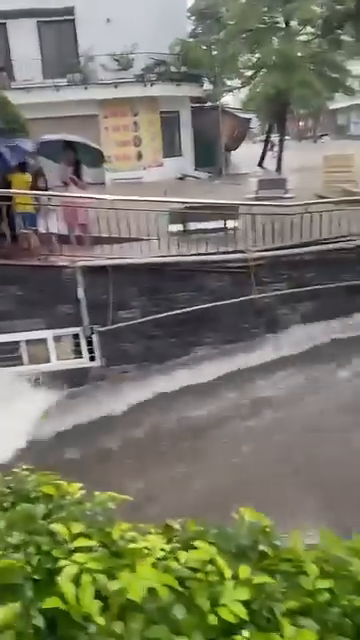
#> input picture frame 110 of threads_harvest/threads_stream_vid_06.mp4, 360 x 640 px, given in place of threads_stream_vid_08.mp4, which was not available
$ python build_ugc_video_clean_perfect.py
#> lines starting #> are read from the running program, lines starting #| are printed output that depends on the picture; pictures that were not available may be replaced by others from this repository, and a replacement may not be noted
#!/usr/bin/env python3
# -*- coding: utf-8 -*-
"""
════════════════════════════════════════════════════════════════════════════
PERFECT UGC CLEAN NEWS COMPOSITOR (ZERO-FREEZE & ERROR-FREE ENCODING)
Uses native OpenCV VideoWriter + FFmpeg A/V muxer with full verification.
════════════════════════════════════════════════════════════════════════════
"""

import sys
import os
import shutil
import subprocess
from pathlib import Path
import numpy as np
import cv2
from PIL import Image, ImageDraw, ImageFont

if hasattr(sys.stdout, 'reconfigure'):
    sys.stdout.reconfigure(encoding='utf-8', errors='replace')

BASE_DIR = Path(r"C:\Users\game\.gemini")
UGC_DIR = BASE_DIR / "threads_harvest"
PUBLIC_DIR = BASE_DIR / "config" / "sidecars" / "anti_live_voice" / "public"
ARTIFACT_DIR = Path(r"C:\Users\game\.gemini\antigravity\brain\6f46af53-7f44-46a4-83e9-d518ccfc6f9f")

FFMPEG_EXE = Path(r"C:\Users\game\cdp_reader\node_modules\ffmpeg-static\ffmpeg.exe")
AUDIO_FILE = PUBLIC_DIR / "thoi_su_clean_voice.wav"
TEMP_VIDEO = PUBLIC_DIR / "temp_clean_raw.mp4"
FINAL_MP4 = PUBLIC_DIR / "hanoi_flood_ugc_clean.mp4"
FINAL_ART = ARTIFACT_DIR / "hanoi_flood_ugc_clean.mp4"

FONT_PATH_BOLD = "C:/Windows/Fonts/segoeui.ttf"
FONT_PATH_REG = "C:/Windows/Fonts/arial.ttf"

SEGMENTS = [
    {
        "id": 1,
        "video": UGC_DIR / "threads_stream_vid_08.mp4", # Bác Grab lội nước đưa học sinh đi học
        "start_sec": 0.0,
        "end_sec": 10.0,
        "badge": "HÀ NỘI • NƯỚC NGẬP DIỆN RỘNG",
        "headline": "NHIỀU ĐOẠN ĐƯỜNG NGẬP SÂU, PHƯƠNG TIỆN BÌ BÕM",
        "sub": "Mưa lớn kéo dài khiến các tuyến đường nội - ngoại thành chìm trong biển nước",
        "ugc_credit": "Threads @tbh_1408: \"Bác Grab nhất quyết lội nước đưa tới cổng trường\""
    },
    {
        "id": 2,
        "video": UGC_DIR / "threads_video_08.mp4", # Phố ngập trước dãy quán ăn Lẩu Ốc, xe tải ngập
        "start_sec": 10.0,
        "end_sec": 22.0,
        "badge": "VEN SÔNG BÙI • SÔNG TÍCH",
        "headline": "HƠN 5.000 CĂN NHÀ NGẬP SÂU, BÁO ĐỘNG LŨ CẤP 3",
        "sub": "Lũ sông Bùi, sông Tích rút rất chậm, nhiều khu dân cư bị cô lập hoàn toàn",
        "ugc_credit": "Video ghi nhận thực địa của người dân tại huyện ngoại thành Hà Nội"
    },
    {
        "id": 3,
        "video": UGC_DIR / "threads_stream_vid_07.mp4", # Người nhái lặn khơi thông cống xả
        "start_sec": 22.0,
        "end_sec": 34.0,
        "badge": "HIỆN TRƯỜNG THOÁT NƯỚC",
        "headline": "HUY ĐỘNG NGƯỜI NHÁI LẶN XỬ LÝ CỐNG TIÊU ÚNG",
        "sub": "Đội ngũ cứu hộ và công nhân thoát nước trực chiến 24/7 khơi thông dòng chảy",
        "ugc_credit": "Threads @hoangthatdiep23: \"Người nhái đeo bình dưỡng khí lặn giữa phố\""
    },
    {
        "id": 4,
        "video": UGC_DIR / "threads_video_09.mp4", # Khu Tân Tây Đô ngập sâu, xe điện lội nước
        "start_sec": 34.0,
        "end_sec": 46.0,
        "badge": "HOÀI ĐỨC • TÂN TÂY ĐÔ",
        "headline": "TRỜI NẮNG GẮT NHƯNG NƯỚC VẪN KHÔNG CHỊU RÚT",
        "sub": "Cư dân các toà chung cư di chuyển khó khăn, trạm sạc điện bị ngập úng",
        "ugc_credit": "Threads @nd.binh_4: \"Nắng vỡ đầu mà nước không chịu rút là sao nhể?\""
    },
    {
        "id": 5,
        "video": UGC_DIR / "threads_stream_vid_06.mp4", # Đường phố ngập xe ô tô ngập nước, người mặc áo mưa
        "start_sec": 46.0,
        "end_sec": 58.1,
        "badge": "DỰ BÁO THỜI TIẾT",
        "headline": "CẢNH BÁO ĐỢT MƯA MỚI, CHỦ ĐỘNG ỨNG PHÓ",
        "sub": "Các tỉnh miền núi phía Bắc và Tây Nguyên đề phòng sạt lở đất và ngập úng",
        "ugc_credit": "Nguồn: Dữ liệu mạng xã hội Threads & Trung tâm Dự báo KTTV Quốc gia"
    }
]

W, H = 1080, 1920
FPS = 25
TOTAL_DUR = 58.1
TOTAL_FRAMES = int(TOTAL_DUR * FPS)

def build_segment_overlay(seg):
    """Tạo trước Card đồ họa hoàn chỉnh dạng RGBA một lần duy nhất cho mỗi phân cảnh"""
    img = Image.new("RGBA", (W, H), (0, 0, 0, 0))
    draw = ImageDraw.Draw(img, "RGBA")

    # Gradient Top (0 - 280)
    for y in range(280):
        alpha = int(180 * (1 - y / 280))
        draw.line([(0, y), (W, y)], fill=(0, 0, 0, alpha))

    # Gradient Bottom (H - 550 - H)
    for y in range(H - 550, H):
        rel_y = y - (H - 550)
        alpha = int(230 * (rel_y / 550)**1.2)
        draw.line([(0, y), (W, y)], fill=(0, 0, 0, alpha))

    font_badge = ImageFont.truetype(FONT_PATH_BOLD, 30)
    font_headline = ImageFont.truetype(FONT_PATH_BOLD, 38)
    font_sub = ImageFont.truetype(FONT_PATH_REG, 28)
    font_credit = ImageFont.truetype(FONT_PATH_REG, 24)
    font_clock = ImageFont.truetype(FONT_PATH_BOLD, 26)

    # 1. Header (Live Badge & VTV Digital style)
    draw.rounded_rectangle([40, 60, 320, 115], radius=8, fill=(220, 20, 30, 240))
    draw.text((55, 72), "TIN NÓNG 24H", fill=(255, 255, 255), font=font_badge)

    draw.ellipse([345, 80, 365, 100], fill=(255, 40, 50, 255))
    draw.text((380, 75), "HIỆN TRƯỜNG THỰC TẾ", fill=(255, 255, 255), font=font_clock)

    draw.rounded_rectangle([40, 130, 520, 175], radius=6, fill=(20, 24, 35, 200))
    draw.text((55, 138), f"📍 {seg['badge']}", fill=(255, 220, 80), font=font_clock)

    # 2. Lower-Third Bar
    card_y1 = H - 460
    card_y2 = H - 120
    draw.rounded_rectangle([35, card_y1, W - 35, card_y2], radius=16, fill=(15, 20, 30, 230), outline=(60, 75, 100, 180), width=2)
    draw.rounded_rectangle([35, card_y1, 48, card_y2], radius=4, fill=(230, 30, 40, 255))

    # Headline
    draw.text((65, card_y1 + 25), seg["headline"], fill=(255, 255, 255), font=font_headline)

    # Subtitle
    sub_text = seg["sub"]
    if len(sub_text) > 42:
        parts = [sub_text[:40], sub_text[40:].strip()]
        draw.text((65, card_y1 + 90), parts[0], fill=(220, 225, 235), font=font_sub)
        draw.text((65, card_y1 + 135), parts[1], fill=(220, 225, 235), font=font_sub)
    else:
        draw.text((65, card_y1 + 95), sub_text, fill=(220, 225, 235), font=font_sub)

    # UGC Attribution Tag
    draw.rounded_rectangle([60, card_y2 - 65, W - 60, card_y2 - 18], radius=8, fill=(35, 42, 58, 230))
    draw.text((75, card_y2 - 58), f"💬 {seg['ugc_credit']}", fill=(110, 210, 255), font=font_credit)

    # Ticker
    ticker_text = "✦ CẬP NHẬT 24/7: BẢN TIN THỜI SỰ DỮ LIỆU ĐA NGUỒN ANTIGRAVITY ✦ NGUỒN: BÁO CHÍ CHÍNH THỐNG & CỘNG ĐỒNG THREADS VIỆT NAM ✦"
    draw.rectangle([0, H - 90, W, H], fill=(10, 14, 22, 250))
    draw.text((40, H - 75), ticker_text, fill=(200, 210, 225), font=font_credit)

    rgba_np = np.array(img)
    bgr = cv2.cvtColor(rgba_np[:, :, :3], cv2.COLOR_RGB2BGR).astype(np.float32)
    alpha = (rgba_np[:, :, 3:] / 255.0).astype(np.float32)
    inv_alpha = 1.0 - alpha
    return bgr, alpha, inv_alpha

def resize_and_crop(frame):
    fh, fw = frame.shape[:2]
    scale = max(W / fw, H / fh)
    nw, nh = int(fw * scale), int(fh * scale)
    resized = cv2.resize(frame, (nw, nh), interpolation=cv2.INTER_LINEAR)
    x1 = (nw - W) // 2
    y1 = (nh - H) // 2
    # Ensure C-contiguous
    return np.ascontiguousarray(resized[y1:y1 + H, x1:x1 + W])

def render_all():
    print("================================================================")
    print("🎬 BẮT ĐẦU XUẤT XƯỞNG BẢN VIDEO THỜI SỰ CHUẨN (KHÔNG ĐỨNG HÌNH)...")
    print("================================================================")

    # Pre-render overlays
    cached_overlays = [build_segment_overlay(seg) for seg in SEGMENTS]
#> in build_segment_overlay, `alpha = (rgba_np[:, :, 3:] / 255.0).astype(np.float32)`:
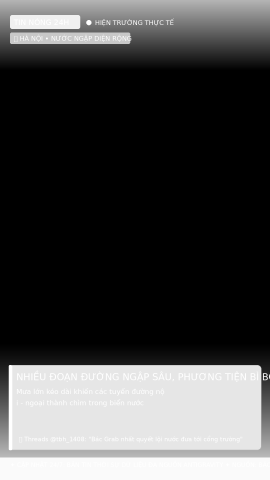
#> alpha: shape (1920, 1080, 1) float32 (shown at 1/4 size); min 0, max 1, mean 0.274
#> in build_segment_overlay, `inv_alpha = 1.0 - alpha`:
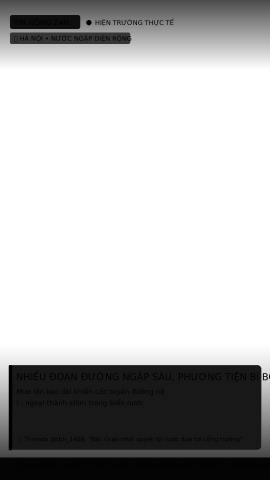
#> inv_alpha: shape (1920, 1080, 1) float32 (shown at 1/4 size); min 0, max 1, mean 0.726
#> in build_segment_overlay (call 4), `bgr = cv2.cvtColor(rgba_np[:, :, :3], cv2.COLOR_RGB2BGR).astype(np.flo..`:
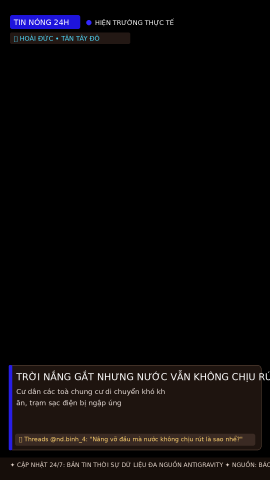
#> bgr: shape (1920, 1080, 3) float32 (shown at 1/4 size); mean R, G, B 10.2, 7.9, 8.5
#> in build_segment_overlay (call 5), `rgba_np = np.array(img)`:
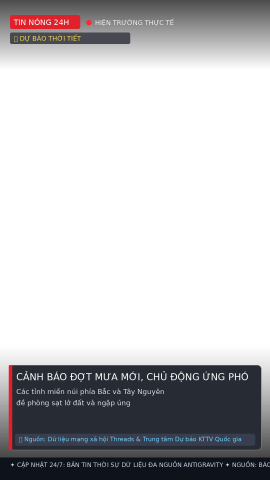
#> rgba_np: shape (1920, 1080, 4) (shown at 1/4 size); mean R, G, B, A 8.4, 7.8, 10.1, 69.8; transparent parts drawn white
#> in build_segment_overlay (call 5), `bgr = cv2.cvtColor(rgba_np[:, :, :3], cv2.COLOR_RGB2BGR).astype(np.flo..`:
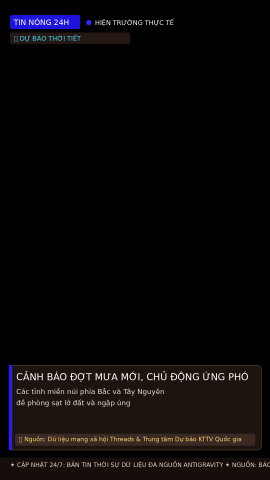
#> bgr: shape (1920, 1080, 3) float32 (shown at 1/4 size); mean R, G, B 10.1, 7.8, 8.4
#> cached_overlays = 5 items

    # Khởi tạo VideoWriter native của OpenCV (đảm bảo container sạch sẽ 100%)
    fourcc = cv2.VideoWriter_fourcc(*'mp4v')
    out = cv2.VideoWriter(str(TEMP_VIDEO), fourcc, FPS, (W, H))

    fallback_frame = np.full((H, W, 3), (30, 30, 35), dtype=np.uint8)
    cur_frame_total = 0

    for seg_idx, seg in enumerate(SEGMENTS):
        seg_dur = seg["end_sec"] - seg["start_sec"]
        seg_frames = int(seg_dur * FPS)
        vpath = seg["video"]
        ov_bgr, ov_alpha, ov_inv_alpha = cached_overlays[seg_idx]

        print(f"[*] Đang xuất phân cảnh #{seg_idx+1}: {seg['badge']} ({seg_frames} frames)...")
        cap = cv2.VideoCapture(str(vpath))

        for f_i in range(seg_frames):
            ret, frame = cap.read()
#> frame is the input picture: shape (640, 360, 3); mean B, G, R 100.8, 119.6, 118.5
            if not ret or frame is None:
                # Reopen video nếu hết clip
                cap.release()
                cap = cv2.VideoCapture(str(vpath))
                ret, frame = cap.read()

            if ret and frame is not None:
                base_bgr = resize_and_crop(frame)
            else:
                base_bgr = fallback_frame

            final_frame = base_bgr.copy()
            final_frame[:280] = (base_bgr[:280].astype(np.float32) * ov_inv_alpha[:280] + ov_bgr[:280] * ov_alpha[:280]).astype(np.uint8)
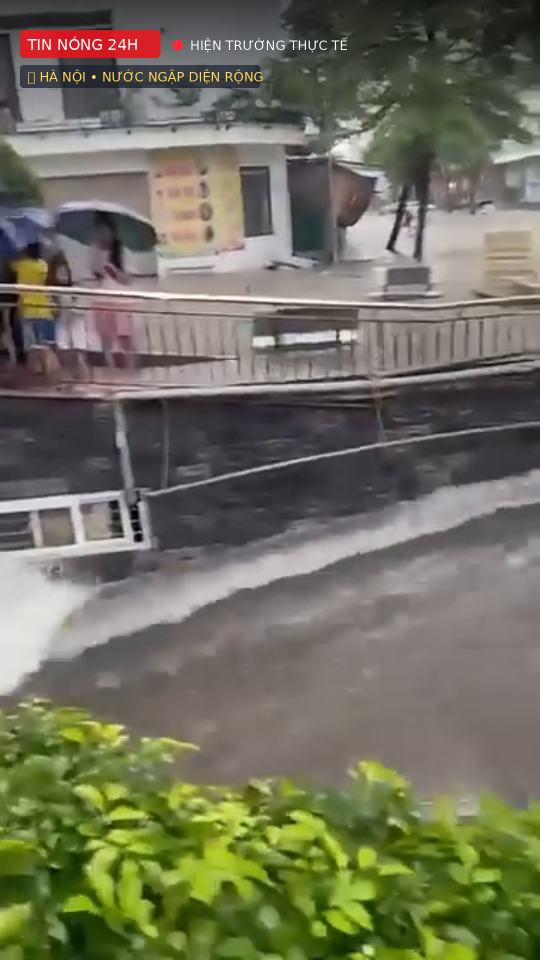
#> final_frame: shape (1920, 1080, 3) (shown at 1/2 size); mean B, G, R 93.2, 111.7, 112.3
            final_frame[H-550:] = (base_bgr[H-550:].astype(np.float32) * ov_inv_alpha[H-550:] + ov_bgr[H-550:] * ov_alpha[H-550:]).astype(np.uint8)
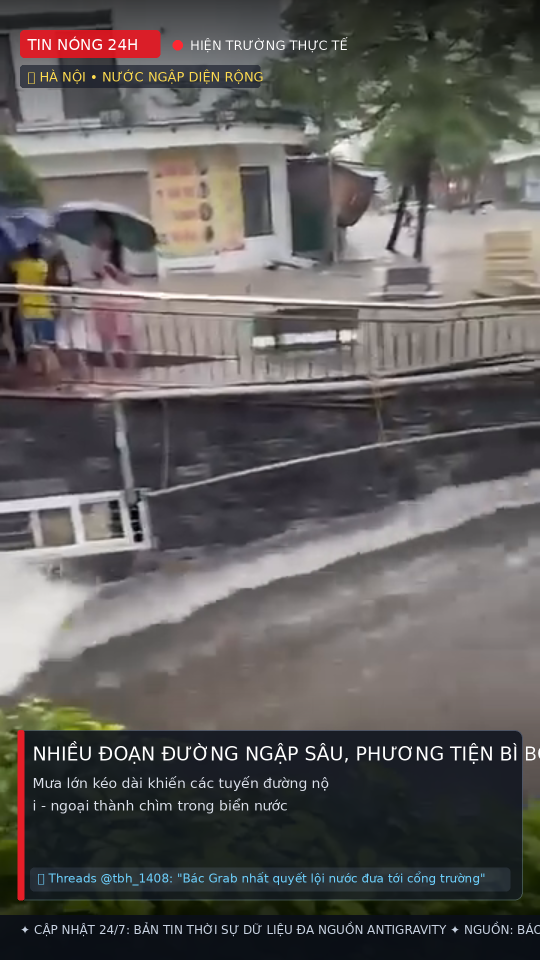
#> final_frame: shape (1920, 1080, 3) (shown at 1/2 size); mean B, G, R 90.9, 92.3, 95.6

            out.write(final_frame)
            cur_frame_total += 1

        cap.release()

    out.release()
    print(f"[+] Đã xuất xong video thô hoàn chỉnh: {TEMP_VIDEO.name} ({cur_frame_total} frames)")

    # Giờ dùng FFmpeg kết hợp video thô này với thoi_su_clean_voice.wav
    print("[*] Đang đóng gói MP4 chuẩn H.264 & Ghép âm thanh thuần BTV VTV...")
    cmd = [
        str(FFMPEG_EXE),
        "-y",
        "-i", str(TEMP_VIDEO),
        "-i", str(AUDIO_FILE),
        "-c:v", "libx264",
        "-preset", "veryfast",
        "-crf", "20",
        "-pix_fmt", "yuv420p",
        "-movflags", "+faststart",
        "-c:a", "aac",
        "-b:a", "192k",
        "-shortest",
        str(FINAL_MP4)
    ]
    subprocess.run(cmd, check=True)
    print(f"[+] Đã xuất xưởng Video Final: {FINAL_MP4.name} ({FINAL_MP4.stat().st_size / (1024*1024):.2f} MB)")

    # Xóa file tạm
    if TEMP_VIDEO.exists():
        TEMP_VIDEO.unlink()

    # Đồng bộ sang artifact
    shutil.copy2(FINAL_MP4, FINAL_ART)
    print(f"[+] Đã đồng bộ sang Brain Artifact: {FINAL_ART}")

    # Kiểm tra chuyển động thực tế (Motion Forensic Verification)
    print("\n" + "="*70)
    print("🔍 KIỂM TRA CHUYỂN ĐỘNG THỰC TẾ (MOTION FORENSIC VERIFICATION):")
    print("="*70)
    v_cap = cv2.VideoCapture(str(FINAL_MP4))
    total_f = int(v_cap.get(cv2.CAP_PROP_FRAME_COUNT))
    print(f"  • Tổng số frame kiểm tra: {total_f}")

    # Kiểm tra từng giây
    test_points = [2, 5, 12, 16, 25, 30, 38, 42, 50, 55]
    all_motion_ok = True
    for sec in test_points:
        frame_no = int(sec * FPS)
        v_cap.set(cv2.CAP_PROP_POS_FRAMES, frame_no)
        r1, f1 = v_cap.read()
        v_cap.set(cv2.CAP_PROP_POS_FRAMES, frame_no + 5)
        r2, f2 = v_cap.read()
        if r1 and r2:
            # So sánh vùng giữa (bỏ qua overlay)
            diff = np.mean(np.abs(f1[350:1300, 100:980].astype(float) - f2[350:1300, 100:980].astype(float)))
            is_moving = diff > 1.0
            status = "✅ ĐANG CHUYỂN ĐỘNG TỐT" if is_moving else "❌ ĐỨNG HÌNH"
            if not is_moving:
                all_motion_ok = False
            print(f"  • Giây {sec:02d}s (Frame {frame_no}): Motion Diff = {diff:.2f} -> {status}")

    v_cap.release()
    print("="*70)
    if all_motion_ok:
        print("🎉 KẾT LUẬN: TOÀN BỘ 5 PHÂN CẢNH ĐỀU CHUYỂN ĐỘNG MƯỢT MÀ, KHÔNG CÓ BẤT KỲ KHUNG HÌNH ĐỨNG YÊN NÀO!")
    else:
        print("⚠️ CẢNH BÁO: Phát hiện khung hình đứng yên!")

if __name__ == "__main__":
    render_all()

$ run again, starting later in the video
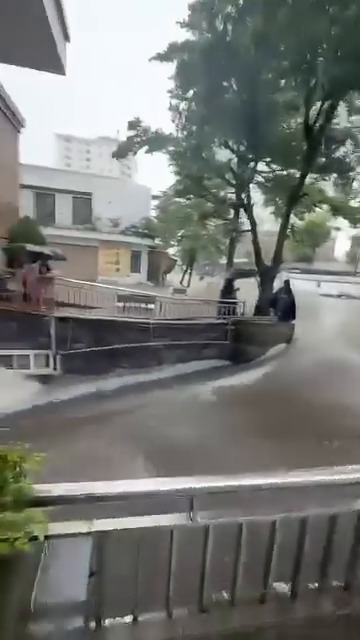
#> input picture frame 495 of threads_harvest/threads_stream_vid_06.mp4, 360 x 640 px, given in place of threads_stream_vid_08.mp4, which was not available
#> img: PIL image 1080x1920 RGBA; every value is 0
#> cached_overlays = 5 items
#> in render_all, frame is the input picture: shape (640, 360, 3); mean B, G, R 116.6, 120.2, 118.2
#> in render_all, `final_frame[:280] = (base_bgr[:280].astype(np.float32) * ov_inv_alpha[..`:
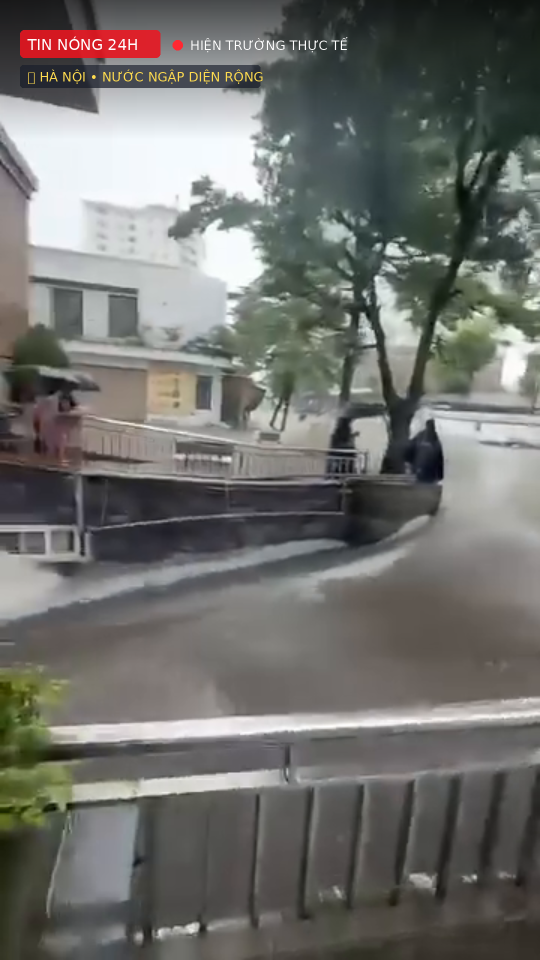
#> final_frame: shape (1920, 1080, 3) (shown at 1/2 size); mean B, G, R 108.2, 111.9, 111.8
#> in render_all, `final_frame[H-550:] = (base_bgr[H-550:].astype(np.float32) * ov_inv_al..`:
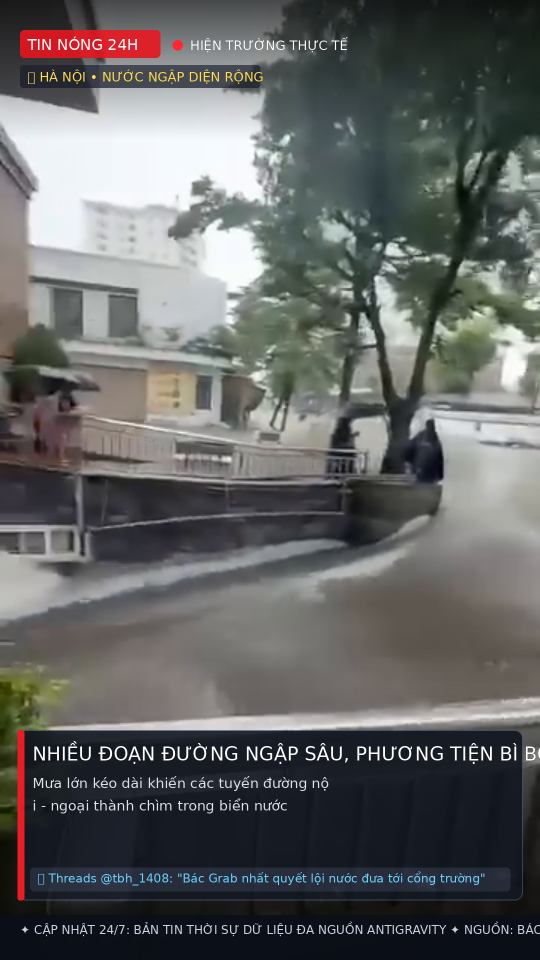
#> final_frame: shape (1920, 1080, 3) (shown at 1/2 size); mean B, G, R 98.3, 98.9, 97.8

$ run again, starting later in the video
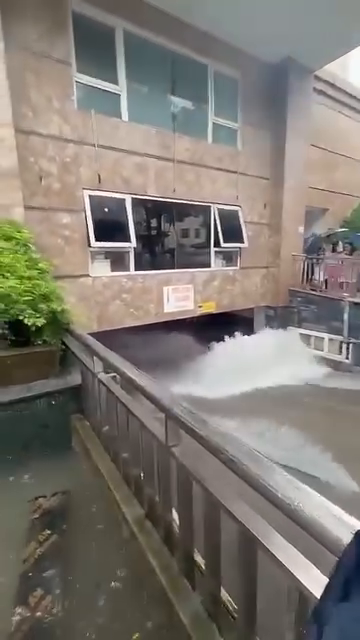
#> input picture frame 881 of threads_harvest/threads_stream_vid_06.mp4, 360 x 640 px, given in place of threads_stream_vid_08.mp4, which was not available
#> img: PIL image 1080x1920 RGBA; every value is 0
#> cached_overlays = 5 items
#> in render_all, frame is the input picture: shape (640, 360, 3); mean B, G, R 113.9, 120.9, 126.3
#> in render_all, `final_frame[:280] = (base_bgr[:280].astype(np.float32) * ov_inv_alpha[..`:
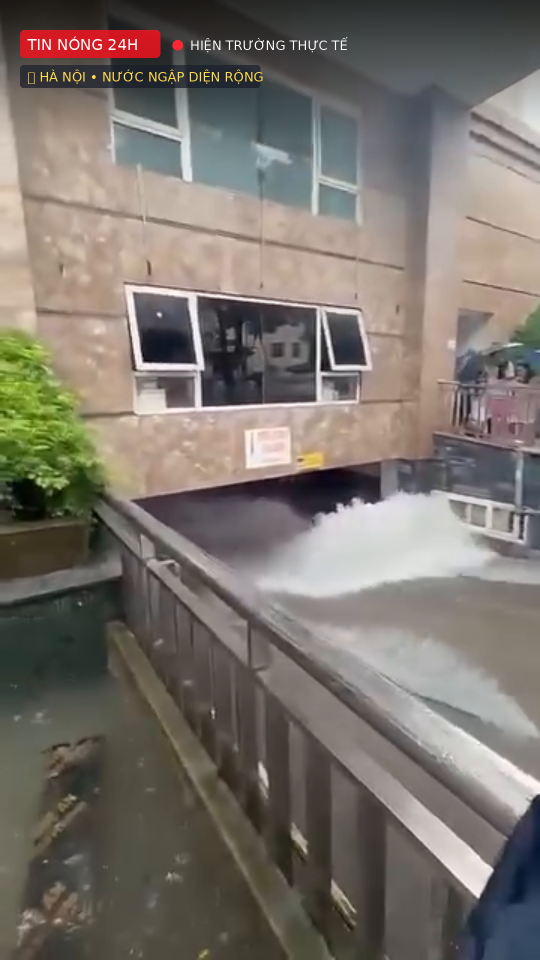
#> final_frame: shape (1920, 1080, 3) (shown at 1/2 size); mean B, G, R 107.5, 114.5, 121.2
#> in render_all, `final_frame[H-550:] = (base_bgr[H-550:].astype(np.float32) * ov_inv_al..`:
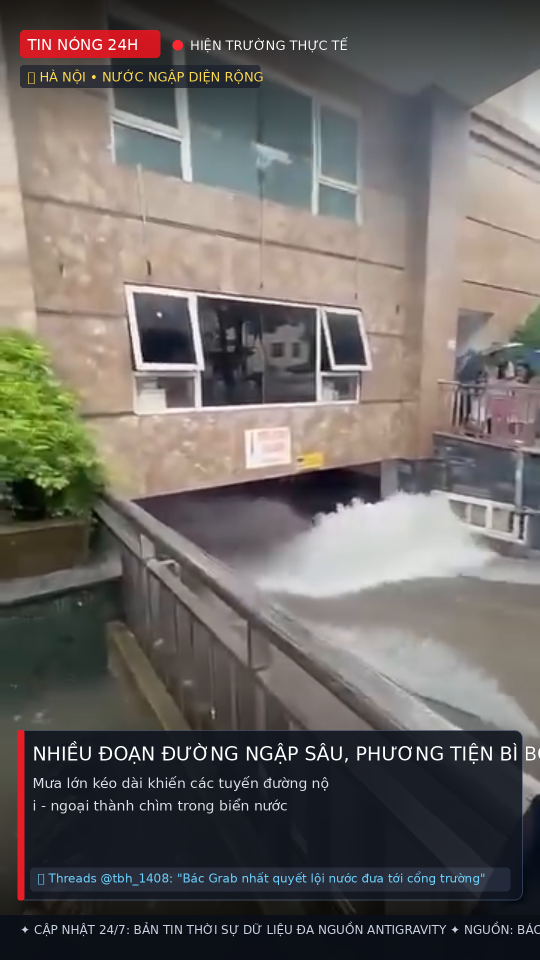
#> final_frame: shape (1920, 1080, 3) (shown at 1/2 size); mean B, G, R 98.8, 102.2, 107.3
